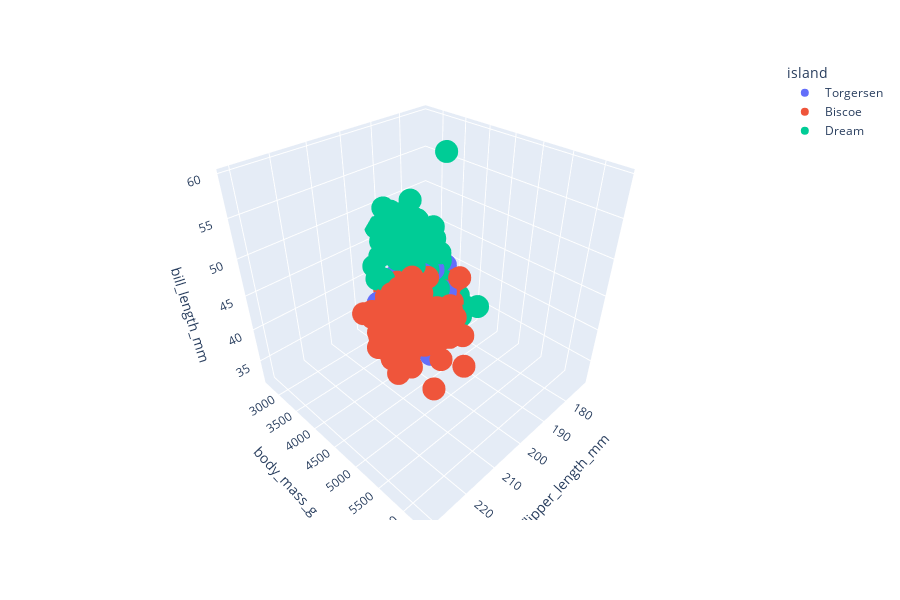

Notebook cell for this chart:
### Code cell
px.scatter_3d(data_frame=penguins,x='flipper_length_mm',y='body_mass_g',z='bill_length_mm',color='island',height=600)
